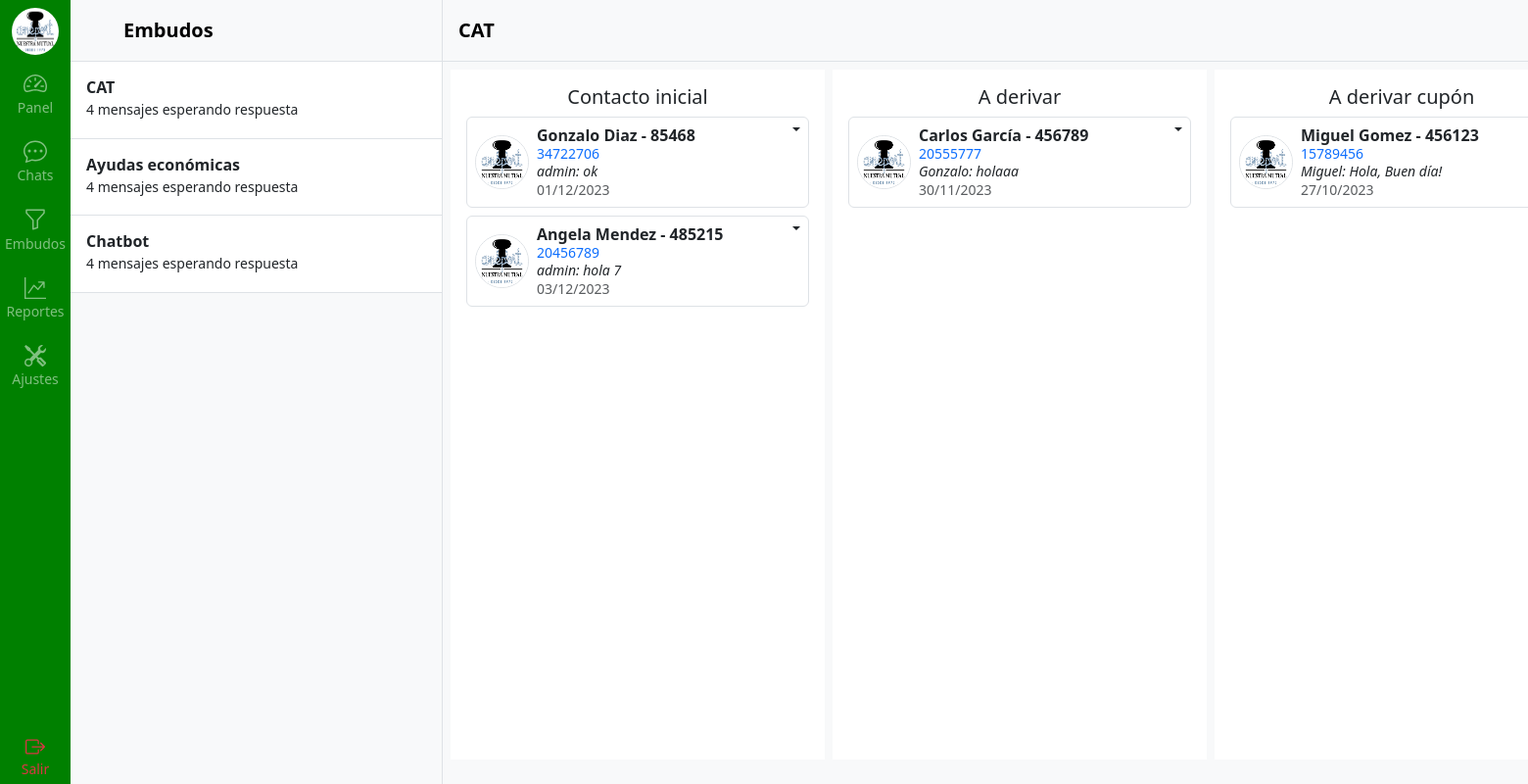
The app's page /rooms/embudo/1/ (signed in), older data.
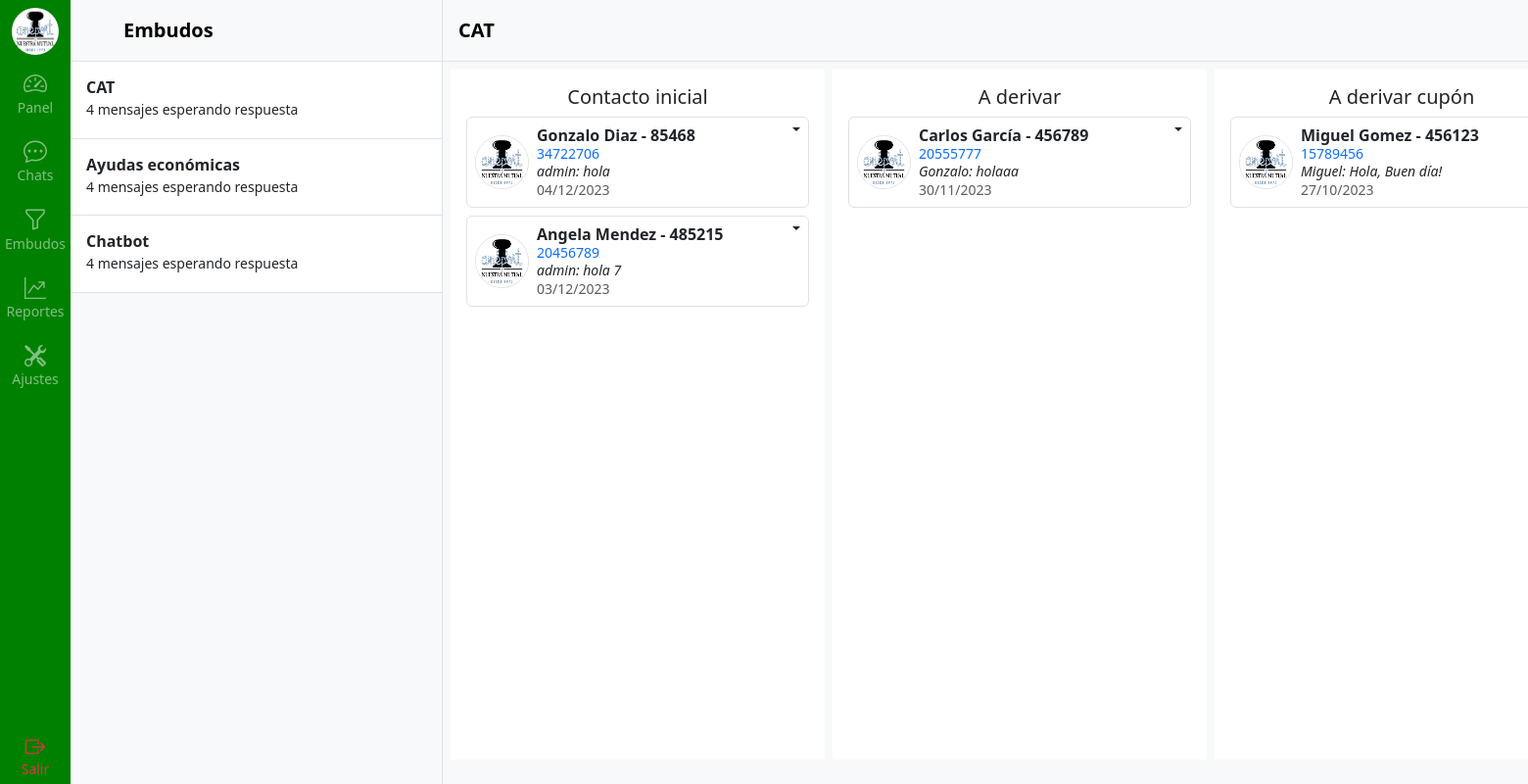
The same page, newer data.
### room/models.py (models this page shows, shortened)
class Message(models.Model):
    contacto = models.ForeignKey(Room, related_name='messages', on_delete=models.CASCADE)
    usuario = models.ForeignKey(User, related_name='messages', on_delete=models.CASCADE, null=True)
    contenido = models.TextField()
    recibido = models.BooleanField(default=False)
    fecha_hora = models.DateTimeField(auto_now_add=True)
    class Meta:
        ordering = ('fecha_hora',)

### room/views.py (the view)
# urls.py: path('embudo/<int:id>/', views.embudo, name='embudo'),
@login_required
def embudo(request, id):
    sector = get_object_or_404(Sector, id=id)
    sectores = Sector.objects.prefetch_related('sectortarea_set').all()
    sector_tareas = SectorTarea.objects.filter(sector=sector).prefetch_related('contactotarea_set__contacto__messages').all()
    '''
    # ¿Mejora la performance si se obtiene el último mensaje en la vista en lugar de pasarle todos los mensajes al template?
    # Agregar el último mensaje a cada Room
    for sector_tarea in sector_tareas:
        for contacto_tarea in sector_tarea.contactotarea_set.all():
            last_message = contacto_tarea.contacto.messages.order_by('-fecha_hora').first()
            contacto_tarea.last_message = last_message
    '''
    return render(request, 'room/embudos.html', {'embudo': sector, 'embudos': sectores, 'sector_tareas': sector_tareas})

### room/models.py (called while the page is built)
    def __str__(self):
        return self.nombre

    def __str__(self):
        return self.nombre

### templates/room/embudos.html (shortened to what this page needs)
{% extends 'base.html' %}
{% load static %}
{% load humanize %}
{% block content %}
{% include 'navbar.html' %}
<div class="d-flex flex-column align-items-stretch flex-shrink-0 bg-body-tertiary border-end" style="width: 380px;">
    <a href="/" class="d-flex align-items-center flex-shrink-0 p-3 link-body-emphasis text-decoration-none border-bottom">
      <svg class="bi pe-none me-2" width="30" height="24"><use xlink:href="#bootstrap"></use></svg>
      <span class="fs-5 fw-semibold">Embudos</span>
    </a>
    <div class="list-group list-group-flush border-bottom overflow-y-scroll">
      {% for embudo in embudos %}
        <a href="{% url 'room:embudo' embudo.id %}" class="list-group-item list-group-item-action py-3 lh-sm">
          <div class="d-flex w-100 align-items-center justify-content-between">
            <strong class="mb-1">{{ embudo.nombre }} </strong>
          </div>
          <div class="col-10 mb-1 small">4 mensajes esperando respuesta</div>
        </a>
      {% endfor %}
    </div>
</div>
{% if embudo %}
  {% include 'room/embudo_por_tarea.html' %}
{% else %}
  <div class="flex-grow-1 d-flex align-items-center justify-content-center bg-body-tertiary">
    <p class="text-secondary">Seleccione un embudo para ver los mensajes</p>
  </div>
{% endif %}
{% endblock %}

### templates/room/embudo_por_tarea.html (shortened to what the changed rows need)
{% load static %}
{% load humanize %}
<div class="d-flex flex-column w-100 bg-body-tertiary">
    <div class="d-flex p-2 gap-2 bg-body-tertiary overflow-hidden" data-sector="{{ embudo.id }}" style="height: 90vh;">
        {% for sector_tarea in sector_tareas %}
        <div class="d-flex flex-column bg-white p-3">
            <h5 class="text-center">{{ sector_tarea }}</h5>
            <div class="d-flex flex-column gap-2" style="width: 350px;" data-sector_tarea="{{ sector_tarea.id }}">
                {% for contacto_tarea in sector_tarea.contactotarea_set.all %}
                    {% with contacto=contacto_tarea.contacto %}
                        <div class="usi-card d-flex gap-2 list-group-item lh-sm border rounded position-relative" data-contacto="{{ contacto.id }}">
                            <a href="{% url 'room:chat' contacto.slug %}" class="d-flex gap-2 list-group-item p-2 position-relative w-100" data-slug>
                                <div class="d-flex justify-content-center align-items-center">
                                    <img src="{% static 'img/logo.png' %}" alt="mdo" width="55" height="55" class="rounded-circle border" data-thumbnail>
                                </div>
                                <div class="w-100">
                                    <div class="d-flex justify-content-between">
                                        <div class="d-flex flex-column pe-2">
                                            {% if contacto.nombre %}
                                            <strong data-cabecera>{{ contacto.nombre }} {{ contacto.apellido}} - {{ contacto.nro_socio }}</strong>
                                            {% else %}
                                            <strong data-cabecera>{{ contacto.telefono }}</strong>
                                            {% endif %}
                                            <small class="text-primary" data-dni>{{ contacto.dni }}</small>
                                        </div>
                                    </div>
                                    {% with ultimo_mensaje=contacto.messages.last %}
                                    <div class="col-12">
                                        <p class="mb-0 small fst-italic" >
                                            <span data-usuario>
                                                {% if ultimo_mensaje.usuario %}
                                                    {{ ultimo_mensaje.usuario }}:
                                                {% else %}
                                                    {{ ultimo_mensaje.contacto }}:
                                                {% endif %}
                                            </span>
                                            <span data-mensaje>{{ ultimo_mensaje.contenido|truncatechars:50 }}</span>
                                        </p>
                                        <small class="text-body-secondary flex-end" data-fecha>
                                            {% now "d/m/Y" as todays_date %}
                                            {% if todays_date == ultimo_mensaje.fecha_hora|date:"d/m/Y" %}
                                                {{ ultimo_mensaje.fecha_hora|time:"H:i" }}
                                            {% else %}
                                                {{ ultimo_mensaje.fecha_hora|date:"d/m/Y" }}
                                            {% endif %}
                                        </small>
                                    </div>
                                    {% endwith %}
                                </div>
                            </a>
                            <div class="dropdown position-absolute top-0 end-0">
                                <button class="btn py-0 px-2 dropdown-toggle" type="button" data-bs-toggle="dropdown" aria-expanded="false" style="border: none !important; outline: none;"></button>
                            </div>
                        </div>
                    {% endwith %}
                {% endfor %}
            </div>
        </div>
        {% endfor %}
    </div>
</div>

Row changes from the older to the newer data that the page shows:
no longer on this page (row unchanged): Message: usuario "admin", contenido "ok", fecha_hora "01/12/2023"
added Message: usuario "admin", contenido "hola", fecha_hora "04/12/2023"
